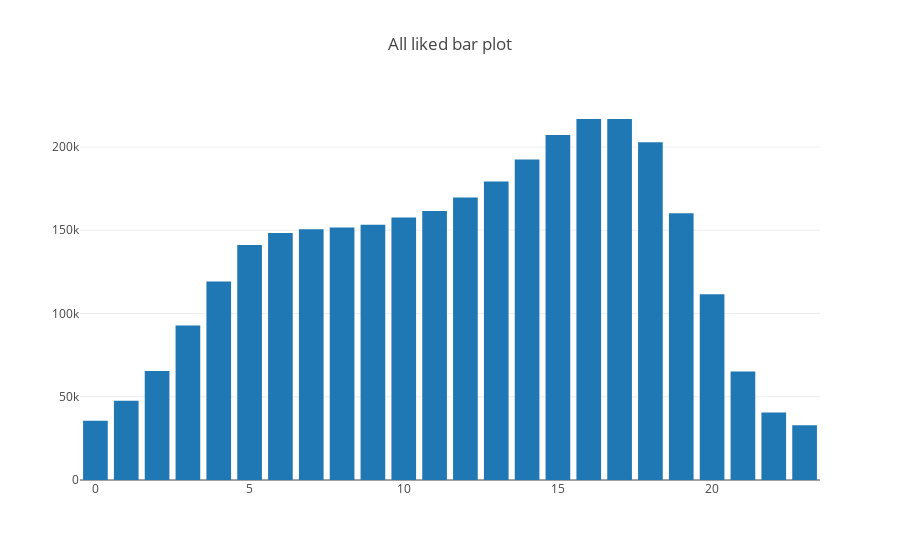

Here is the notebook cell this chart was saved with:
### Code cell
// https://alexarchambault.github.io/plotly-scala
val data = Seq(
  Bar(
      tmp_hour_liked,
      tmp_count_liked
  )
)

val layout = Layout(
  title = "All liked bar plot"
)

plot(data, layout)

### Figure 1 — Plotly figure (JSON) as saved in the notebook; plotly's stock layout.template omitted (floating-point values rounded to 4 significant figures)
{"data": [{"type": "bar", "x": [0, 1, 2, 3, 4, 5, 6, 7, 8, 9, 10, 11, 12, 13, 14, 15, 16, 17, 18, 19, 20, 21, 22, 23], "y": [35654, 47631, 65415, 92829, 119202, 141120, 148278, 150529, 151691, 153337, 157624, 161601, 169721, 179310, 192460, 207219, 216801, 216800, 202852, 160212, 111482, 65216, 40591, 32854]}], "layout": {"title": "All liked bar plot"}}
